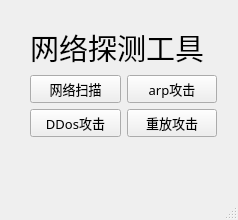
<?xml version="1.0" encoding="UTF-8"?>
<ui version="4.0">
 <class>mainWindow</class>
 <widget class="QMainWindow" name="mainWindow">
  <property name="geometry">
   <rect>
    <x>0</x>
    <y>0</y>
    <width>238</width>
    <height>220</height>
   </rect>
  </property>
  <property name="windowTitle">
   <string>MainWindow</string>
  </property>
  <widget class="QWidget" name="centralwidget">
   <widget class="QWidget" name="">
    <property name="geometry">
     <rect>
      <x>30</x>
      <y>10</y>
      <width>187</width>
      <height>129</height>
     </rect>
    </property>
    <layout class="QVBoxLayout" name="verticalLayout">
     <property name="leftMargin">
      <number>0</number>
     </property>
     <property name="topMargin">
      <number>16</number>
     </property>
     <property name="bottomMargin">
      <number>0</number>
     </property>
     <item>
      <widget class="QLabel" name="label">
       <property name="sizePolicy">
        <sizepolicy hsizetype="Fixed" vsizetype="Fixed">
         <horstretch>0</horstretch>
         <verstretch>0</verstretch>
        </sizepolicy>
       </property>
       <property name="font">
        <font>
         <family>Adobe 黑体 Std R</family>
         <pointsize>22</pointsize>
        </font>
       </property>
       <property name="text">
        <string>网络探测工具</string>
       </property>
      </widget>
     </item>
     <item>
      <layout class="QGridLayout" name="gridLayout">
       <item row="0" column="1">
        <widget class="QPushButton" name="buttonAttack">
         <property name="font">
          <font>
           <family>Adobe 黑体 Std R</family>
           <pointsize>10</pointsize>
          </font>
         </property>
         <property name="text">
          <string>arp攻击</string>
         </property>
        </widget>
       </item>
       <item row="0" column="0">
        <widget class="QPushButton" name="buttonScan">
         <property name="font">
          <font>
           <family>Adobe 黑体 Std R</family>
           <pointsize>10</pointsize>
          </font>
         </property>
         <property name="text">
          <string>网络扫描</string>
         </property>
        </widget>
       </item>
       <item row="1" column="0">
        <widget class="QPushButton" name="buttonDdos">
         <property name="font">
          <font>
           <family>Adobe 黑体 Std R</family>
           <pointsize>10</pointsize>
          </font>
         </property>
         <property name="text">
          <string>DDos攻击</string>
         </property>
        </widget>
       </item>
       <item row="1" column="1">
        <widget class="QPushButton" name="pushButton_4">
         <property name="font">
          <font>
           <family>Adobe 黑体 Std R</family>
           <pointsize>10</pointsize>
          </font>
         </property>
         <property name="text">
          <string>重放攻击</string>
         </property>
        </widget>
       </item>
      </layout>
     </item>
    </layout>
   </widget>
  </widget>
  <widget class="QMenuBar" name="menubar">
   <property name="geometry">
    <rect>
     <x>0</x>
     <y>0</y>
     <width>238</width>
     <height>26</height>
    </rect>
   </property>
  </widget>
  <widget class="QStatusBar" name="statusbar"/>
 </widget>
 <resources/>
 <connections/>
</ui>
